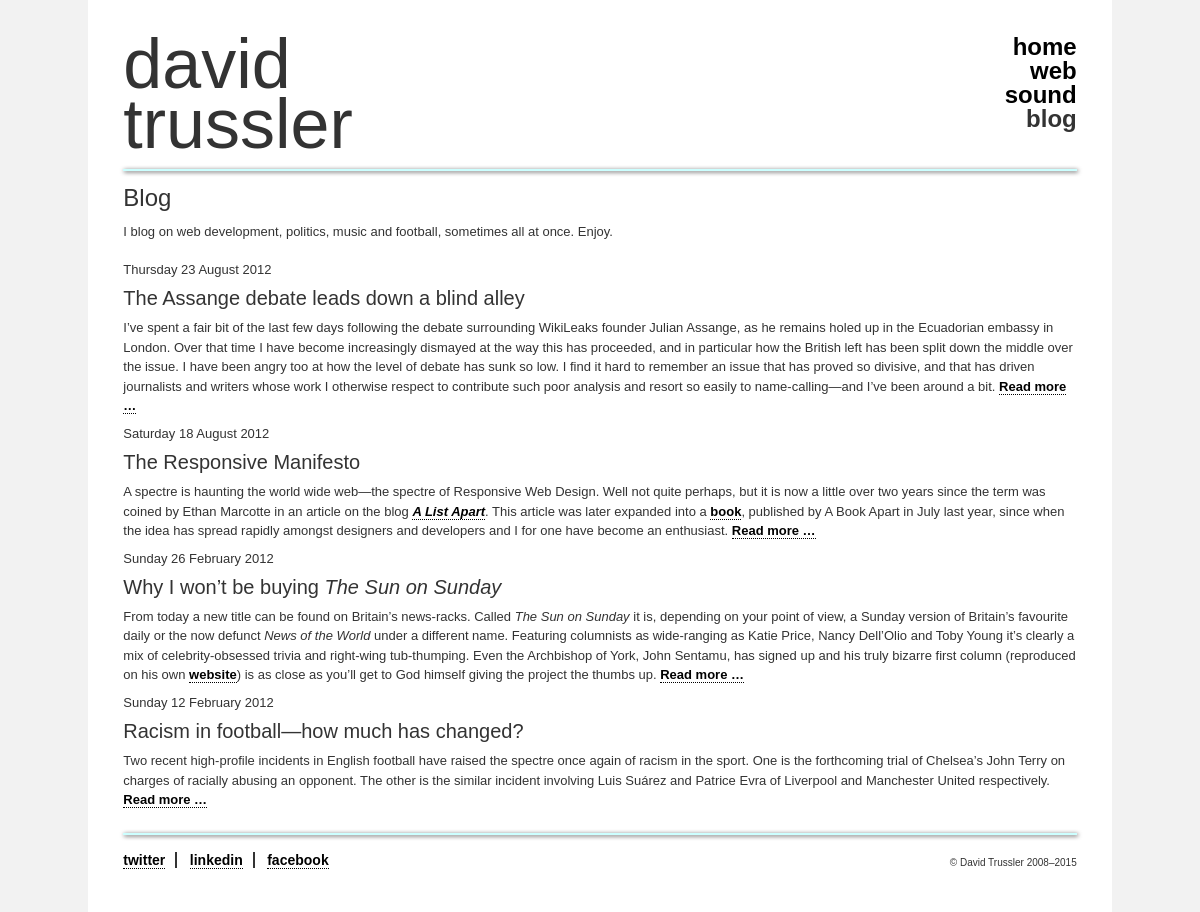
Page /blog/blog_main.php on the earlier database version.
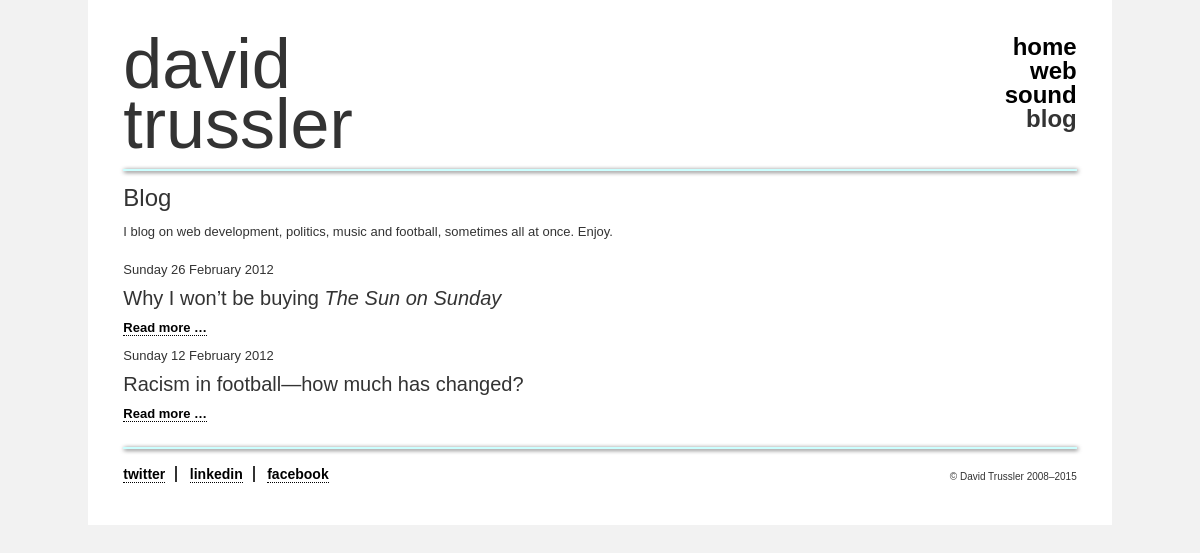
Same page on the later database version.
### tables this page shows
CREATE TABLE IF NOT EXISTS `blog_posts` (
  `postId` int(11) NOT NULL auto_increment,
  `titleId` tinytext,
  `timestamp` timestamp NOT NULL default CURRENT_TIMESTAMP on update CURRENT_TIMESTAMP,
  `title` tinytext,
  `body` text,
  PRIMARY KEY  (`postId`)
);

### blog/blog_login.php (called while the page is built)
<?php
$server = 'localhost';
$user = 'root';
$password = '';
$database = 'davidtrussler';
?>

### classes/weblog.php (called while the page is built, shortened)
<?php
class Weblog {
	private $mysqli;
	function __construct($DOC_ROOT) {
		include ($DOC_ROOT.'/blog/blog_login.php');
		$this->ser = $server;
		$this->use = $user;
		$this->pas = $password;
		$this->dat = $database;
		$this->mysqli = new mysqli($this->ser, $this->use, $this->pas, $this->dat);
	}
	public function getPosts() {
		$posts = array();
		if ($this->mysqli->connect_errno) {
			return 'Error: could not connect to database!';
			exit();
		} else {
			$query = "SELECT * FROM blog_posts ORDER BY timestamp DESC";
			$result = $this->mysqli->query($query);
			if (!$result) {
				return 'Error: no results!';
			} else {
				while($row = $result->fetch_row()) {
					array_push($posts, $row);
				}
			}
			return $posts;
		}
	}
}
?>

### includes/dateFormatter.php (called while the page is built, shortened)
<?php
class DateFormatter {
	public function formatDate($timestamp) {
		$date = new DateTime($timestamp);
		return $date->format('l j F Y');
	}
}
?>

### blog/blog_primary.php (the view, shortened to what this page needs)
<div id="primary" class="<?php echo $primaryClass; ?>">
<?php
if (isset($_GET['postId']) && $_GET['postId'] != '') {
	$postId = $_GET['postId'];
	$idArray = explode('-', $postId);
	$postId = array_pop($idArray);
	$post = $weblog->getPost($postId);
	if (isset($post['title'])) {
		$postTitle = htmlspecialchars_decode($post['title']);
	} else {
		$postTitle = 'Untitled';
	}
	if (isset($post['timestamp'])) {
		$date = $weblog->formatDate($post['timestamp']);
	} else {
		$date = 'never';
	}
	if (isset($post['body'])) {
		$body = '';
		$bodyXml = new DOMDocument();
		$bodyXml->loadXML(htmlspecialchars_decode($post['body']));
		$paras = $bodyXml->getElementsByTagName('para');
		foreach ($paras as $para) {
			$body .= '<p>'.$para->nodeValue.'</p>';
		}
	} else {
		$body = 'this post has no content';
	}
	$tags = $post['tags'];
	$pageTitle = strip_tags($postTitle);
	include ('blog_post.php');
	include ('blog_comments.php');
} else {
	foreach ($posts as $post) {
		$titleId = $post[1];
		$date = $post[2];
			$date = $dateFormatter->formatDate($date);
		$title = htmlspecialchars_decode($post[3]);
		$body = simplexml_load_string(htmlspecialchars_decode($post[4]));
			$body_trunc = $body->para[0];
?>
	<p class="date"><?php echo $date; ?></p>
	<h3><?php echo $title; ?></h3>
	<p>
		<?php echo $body_trunc; ?>
		<span><a href="<?php echo $SERVER_ROOT.'/blog/'.$titleId.'/'; ?>">Read more &#8230;</a></span>
	</p>
<?php
	}
}
?>
</div>

### includes/commonHeader.php (shortened to what this page needs)
<?php
$self = $_SERVER['PHP_SELF'];
$selfArray = explode('/', $self);
$page = array_pop($selfArray);
$pageArray = explode('.', $page);
$link_array = array (
	'home' => 'home',
	'web' => 'web',
	'sound' => 'sound',
	'blog' => 'blog'
);
?>
<!DOCTYPE html>
<html>
	<head>
		<link rel="stylesheet" type="text/css" href="<?php echo $SERVER_ROOT; ?>/css/dtPage.css"/>
	</head>
	<body class="<?php echo $pageArray[0]; ?>">
		<div id="wrap">
			<div id="header" class="clear">
				<h1>david<br />trussler</h1>
				<ul class="nav">
<?php
	foreach($link_array as $url => $title) {
		$url_array = explode('?', $url);
		if (stripos($self, $url_array[0]) != false) {
			echo '<li class="live">'.$title.'</li>';
		} else {
			echo '<li><a href="'.$SERVER_ROOT.'/'.$url.'">'.$title.'</a></li>';
		}
	}
?>
				</ul>
			</div>
			<div class="end"></div>
			<div id="content" class="clear">

Differences in the rows shown:
removed blog_posts: timestamp "Thursday 23 August 2012", title "The Assange debate leads down a blind alley", body_trunc "I’ve spent a fair bit of the last few days following the debate surrounding WikiLeaks founder Julian Assange, as he remains holed up in the Ecuadorian embassy in London. Over that time I have become increasingly dismayed at the way this has proceeded, and in particular how the British left has been split down the middle over the issue. I have been angry too at how the level of debate has sunk so low. I find it hard to remember an issue that has proved so divisive, and that has driven journalists and writers whose work I otherwise respect to contribute such poor analysis and resort so easily to name-calling—and I’ve been around a bit."
removed blog_posts: timestamp "Saturday 18 August 2012", title "The Responsive Manifesto", body_trunc "A spectre is haunting the world wide web—the spectre of Responsive Web Design. Well not quite perhaps, but it is now a little over two years since the term was coined by Ethan Marcotte in an article on the blog A List Apart . This article was later expanded into a book , published by A Book Apart in July last year, since when the idea has spread rapidly amongst designers and developers and I for one have become an enthusiast."
changed blog_posts "Why I won’t be buying The Sun on Sunday": body_trunc "From today a new title can be found on Britain’s news-racks. Called The Sun on Sunday it is, depending on your point of view, a Sunday version of Britain’s favourite daily or the now defunct News of the World under a different name. Featuring columnists as wide-ranging as Katie Price, Nancy Dell’Olio and Toby Young it’s clearly a mix of celebrity-obsessed trivia and right-wing tub-thumping. Even the Archbishop of York, John Sentamu, has signed up and his truly bizarre first column (reproduced on his own website ) is as close as you’ll get to God himself giving the project the thumbs up." → (not shown)
changed blog_posts "Racism in football—how much has changed?": body_trunc "Two recent high-profile incidents in English football have raised the spectre once again of racism in the sport. One is the forthcoming trial of Chelsea’s John Terry on charges of racially abusing an opponent. The other is the similar incident involving Luis Suárez and Patrice Evra of Liverpool and Manchester United respectively." → (not shown)
